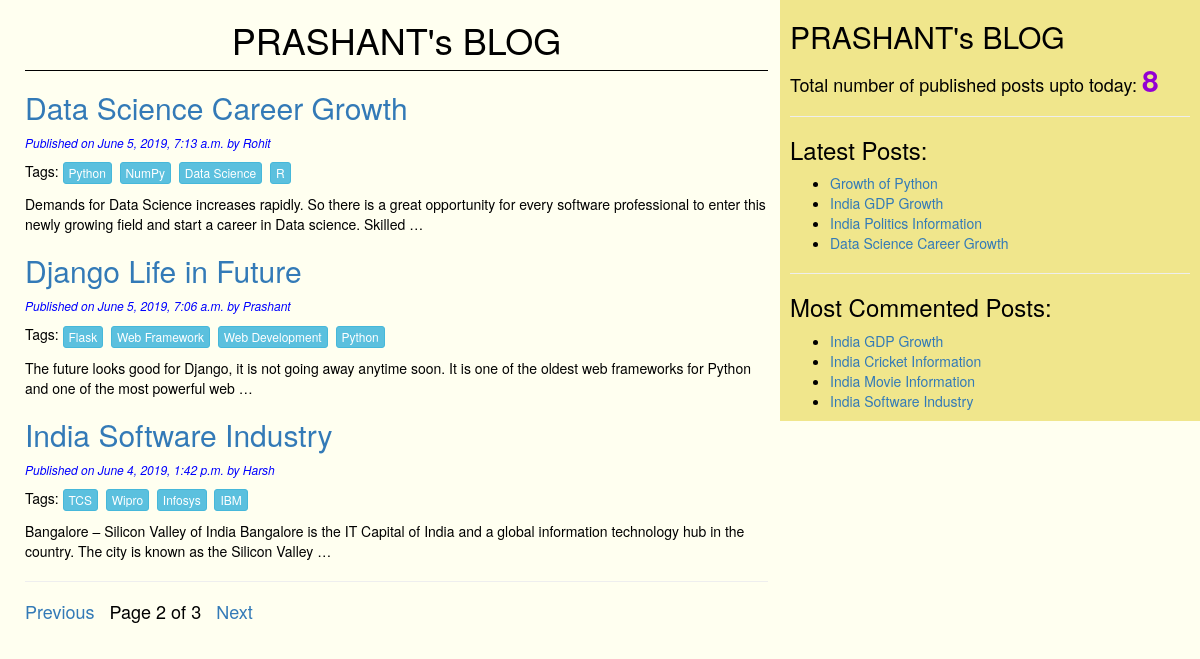
Screenshot of /?page=2 with the database file from the repository.
### blog/models.py (models this page shows, shortened)
class Post(models.Model):
    STATUS_CHOICES=(('draft','Draft'),('published','Published'))
    title=models.CharField(max_length=256)
    slug=models.SlugField(max_length=264,unique_for_date='publish')
    author=models.ForeignKey(User,on_delete=models.CASCADE,default='DEFAULT VALUE',related_name='blog_posts')
    body=models.TextField()
    publish=models.DateTimeField(default=timezone.now)
    created=models.DateTimeField(auto_now_add=True)
    updated=models.DateTimeField(auto_now=True)
    status=models.CharField(max_length=10,choices=STATUS_CHOICES,default='draft')
    objects=CustomManager()
    tags=TaggableManager()
    class Meta:
        ordering=('-publish',)
    def get_absolute_url(self):
        return reverse('post_detail',args=[self.publish.year,self.publish.strftime('%m'),
        self.publish.strftime('%d'),self.slug])

### blog/views.py (the view)
# urls.py: url(r'^$', views.post_list_view),
def post_list_view(request,tag_slug=None):
    post_list=Post.objects.all()
    tag=None
    if tag_slug:
        tag=get_object_or_404(Tag,slug=tag_slug)
        post_list=post_list.filter(tags__in=[tag])
    paginator=Paginator(post_list,3)
    page_number=request.GET.get('page')
    try:
        post_list=paginator.page(page_number)
    except PageNotAnInteger:
        post_list=paginator.page(1)
    except EmptyPage:
        post_list=paginator.page(paginator.num_pages)
    return render(request,'blog/post_list.html',{'post_list':post_list,'tag':tag})

### blog/models.py (called while the page is built)
    def get_queryset(self):
        return super().get_queryset().filter(status='published')

### blog/templatetags/blog_tags.py (called while the page is built)
@register.simple_tag
def total_posts():
    return Post.objects.count()

@register.inclusion_tag('blog/latest_posts123.html')
def show_latest_posts():
    latest_posts=Post.objects.order_by('-publish')[:4]
    return {'latest_posts':latest_posts}

@register.simple_tag
def get_most_commented_posts():
    return Post.objects.annotate(total_comments=Count('comments')).order_by('-total_comments')[:4]

### templates/blog/post_list.html (shortened to what this page needs)
{%extends 'blog/base.html' %}
  {%block content%}
    <h1>PRASHANT's BLOG</h1>
    {%for post in post_list%}
      <a href="{{post.get_absolute_url}}"><h2>{{post.title}}</h2></a>
      <p id="date"> Published on {{post.publish}} by {{post.author|title}}</p>
      <p>Tags:
        {%for tag in post.tags.all%}
          <a href="{%url 'post_list_tag_name' tag.slug %}" class="btn btn-info btn-xs">{{tag.name}}</a>&nbsp
        {%endfor%}
      </p>
      {{post.body|truncatewords:30|linebreaks}}
    {%endfor%}
    <hr>
    {%include 'blog/pagination.html' with page=post_list%}
  {%endblock%}

### templates/blog/base.html (shortened to what this page needs)
<!DOCTYPE html>
{%load blog_tags%}
{%load staticfiles%}
<html lang="en" dir="ltr">
  <head>
    <link rel="stylesheet" href="https://maxcdn.bootstrapcdn.com/bootstrap/3.3.7/css/bootstrap.min.css"
>
    <link rel="stylesheet" href="{%static "css/blog1.css" %}">
  </head>
  <body>
    <div class="content">
      {%block content%}{%endblock%}
    </div>
    <div class="sidebar">
      <h2>PRASHANT's BLOG</h2>
      <h4><p>Total number of published posts upto today: <span id='pcount'>{% total_posts %}</span></p></h4>
      <hr>
      <h3>Latest Posts:</h3>{% show_latest_posts %}
      <hr>
      <h3>Most Commented Posts:</h3>{% get_most_commented_posts as most_commented_posts %}
      <ul>
        {%for post in most_commented_posts%}
        <li><a href="{{post.get_absolute_url}}">{{post.title}}</a></li>
        {%endfor%}
      </ul>
    </div>
  </body>
</html>

### templates/blog/latest_posts123.html
<ul>
  {%for post in latest_posts%}
  <li><a href="{{post.get_absolute_url}}">{{post.title}}</a></li>
  {%endfor%}
</ul>

### static/css/blog1.css (style rules this page uses)
.content { width: 64%; float: left; padding: 0 0 0 25px; background: Ivory; height: 100% }
.sidebar { width: 35%; float: right; padding: 0 10px 0 10px; background: Khaki; height: 100% }
h1 { text-align: center; border-bottom: 1px solid; padding-bottom: 10px; }
body { color: black; background: Ivory; }
#date { color: blue; font-size: 12px; font-style: italic; }
#pcount { font-size: 30px; color: DarkViolet; font-weight: bold; }

### rows the page displays
Post: title "Data Science Career Growth", publish "June 5, 2019, 7:13 a.m.", author "Rohit", body "Demands for Data Science increases rapidly. So there is a great opportunity for every software professional to enter this newly growing field and start a career in Data science. Skilled …"
Tag: name "Python"
Tag: name "NumPy"
Tag: name "Data Science"
Tag: name "R"
Post: title "Django Life in Future", publish "June 5, 2019, 7:06 a.m.", author "Prashant", body "The future looks good for Django, it is not going away anytime soon. It is one of the oldest web frameworks for Python and one of the most powerful web …"
Tag: name "Flask"
Tag: name "Web Framework"
Tag: name "Web Development"
Post: title "India Software Industry", publish "June 4, 2019, 1:42 p.m.", author "Harsh", body "Bangalore – Silicon Valley of India Bangalore is the IT Capital of India and a global information technology hub in the country. The city is known as the Silicon Valley …"
Tag: name "TCS"
Tag: name "Wipro"
Tag: name "Infosys"
Tag: name "IBM"
Post: title "Growth of Python"
Post: title "India GDP Growth"
Post: title "India Politics Information"
Post: title "India Cricket Information"
Post: title "India Movie Information"

### other values shown
{{ page.number }} "2"
{{ page.paginator.num_pages }} "3"
